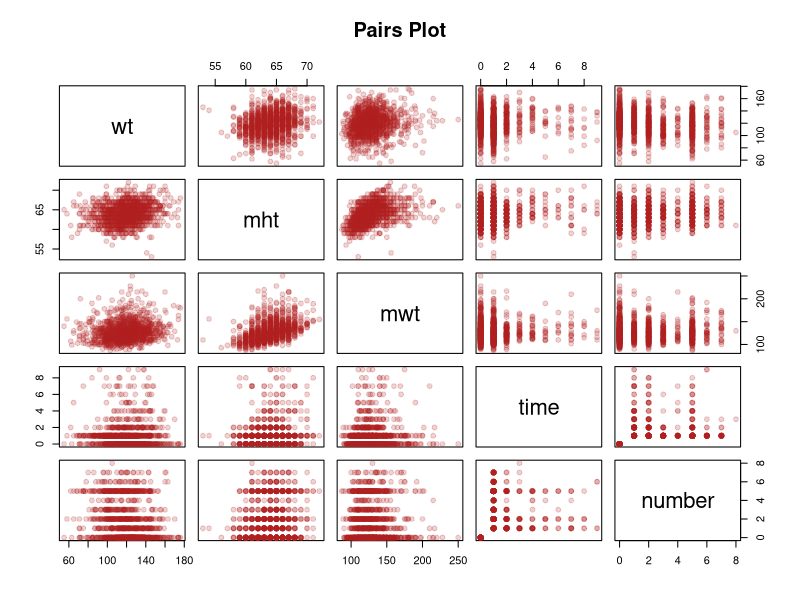
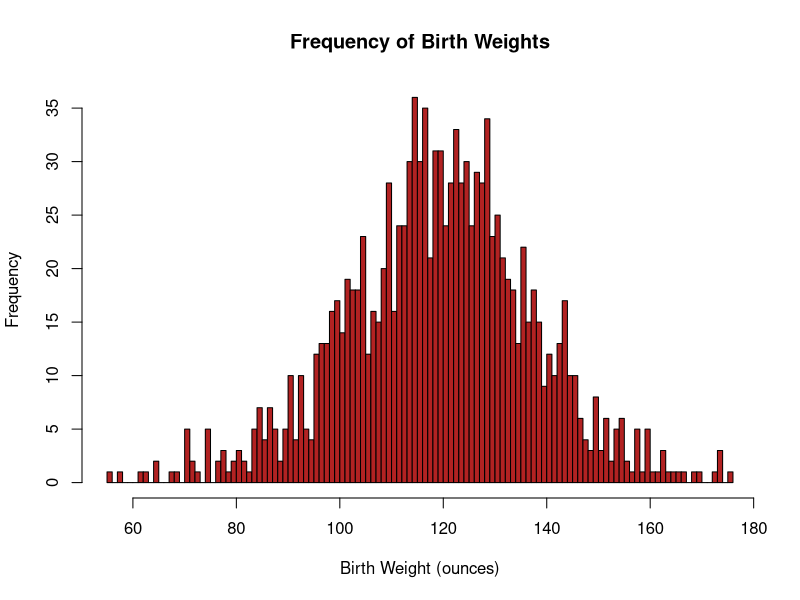
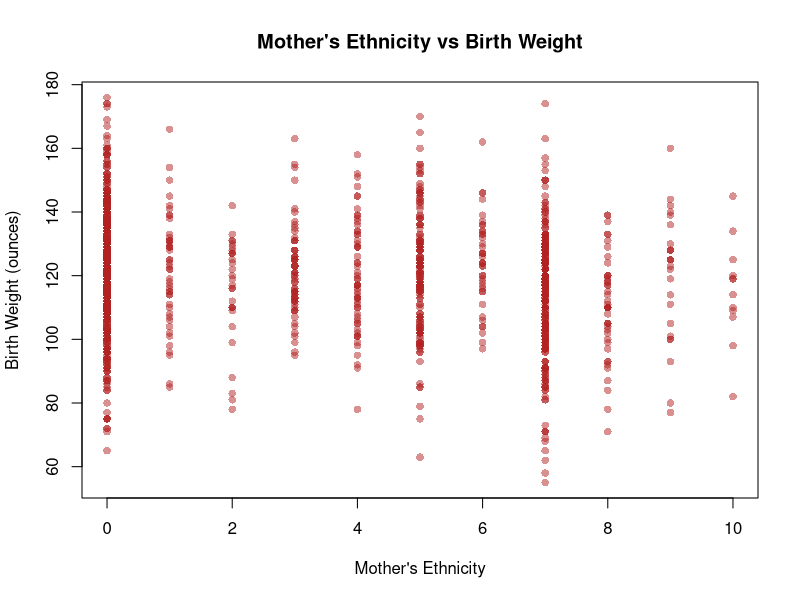
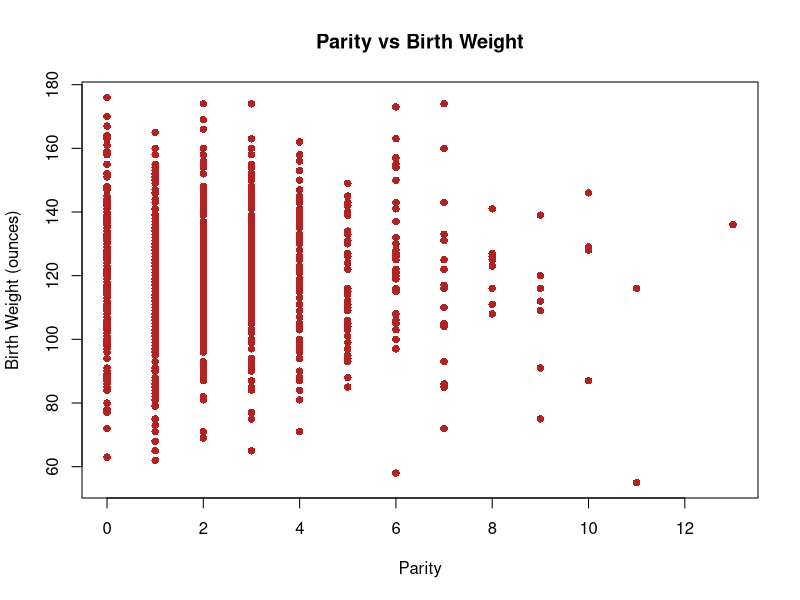
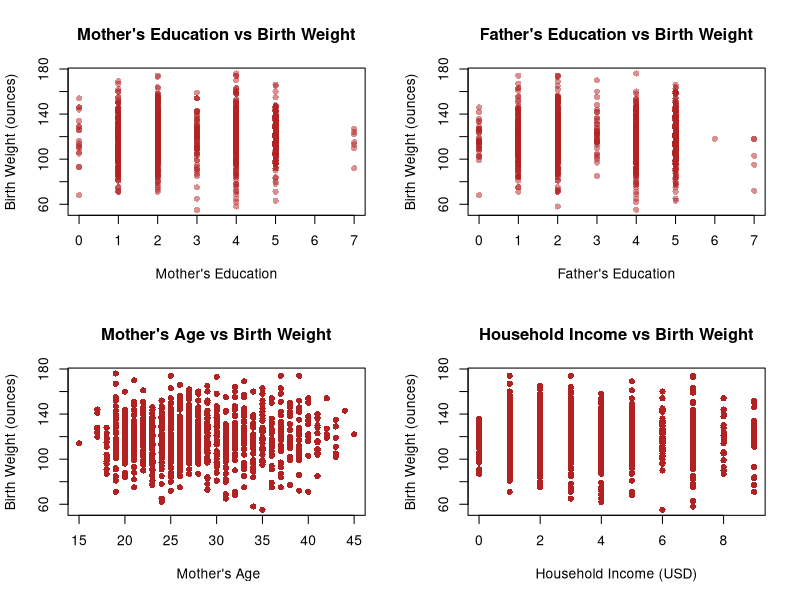
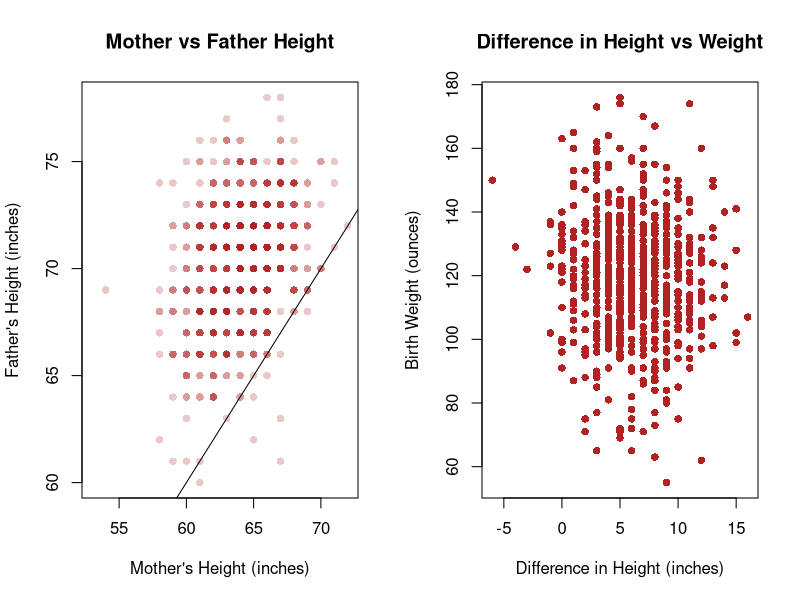
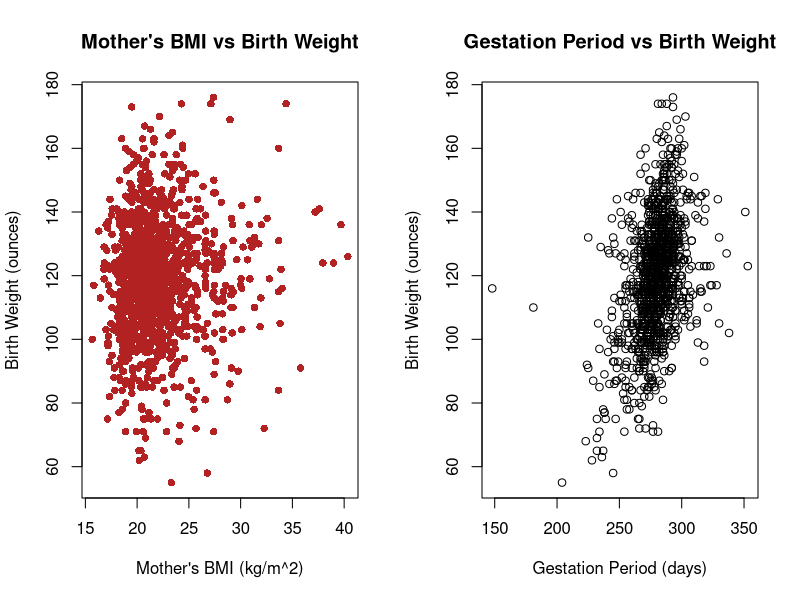
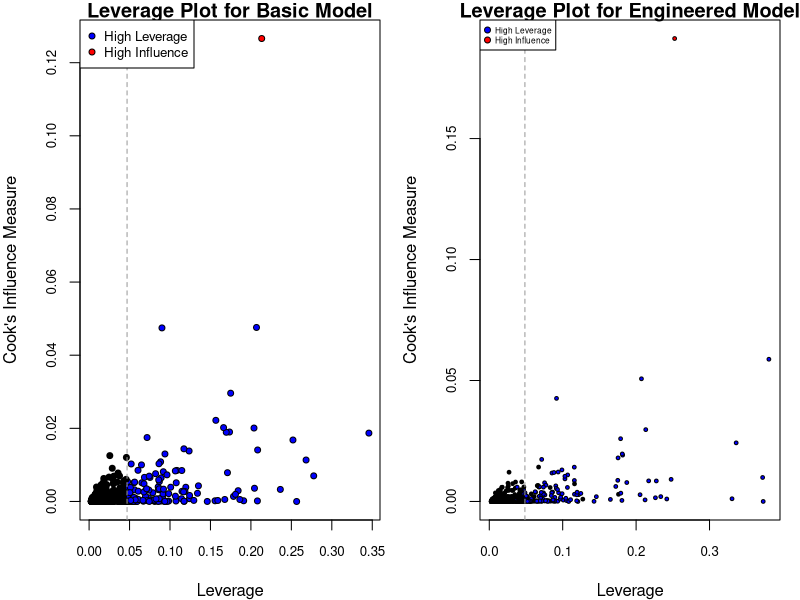

The R script that drew these images, in order:
## ---- chunk 1
# Knitr Configuration
knitr::opts_chunk$set(
  cache = TRUE,
  include = TRUE,
  echo = FALSE,
  results = "markup",
  fig.show = "asis",
  fig.height = 3.5,
  fig.align = "center"
)
## ---- chunk 2
# Define all the functions and constants used later

# Category names for Ethnicity variates
ethLabels <- c(
  "Caucasian",
  "Mexican",
  "African-American",
  "Asian",
  "Mixed",
  "Other"
)

# Category names for Education variates
edLabels <- c(
  "Elementary School",
  "Middle School",
  "High School",
  "High School + Trade School",
  "High School + Some College",
  "College Graduate",
  "Trade School",
  "High School Unclear"
)

# Number of imputed datasets
k <- 5

# Unit conversion factors
poundsToKg <- 0.453592
inchesToM <- 0.0254

# The boundaries for BMI categories
# See this page for the source:
# https://www.mayoclinic.org/healthy-lifestyle/pregnancy-week-by-week/in-depth/pregnancy-weight-gain/art-20044360?pg=1
underweightNormalBoundary <- 18.5
normalOverweightBoundary <- 25
overweightObeseBoundary <- 30

# Use test 10% for test set in cross validation
testSetRatio = 0.1
## ---- chunk 3
isUnderweight <- function (bmi) bmi < underweightNormalBoundary
isNormal <- function (bmi) bmi < normalOverweightBoundary &
                           bmi >= underweightNormalBoundary
isOverweight <- function (bmi) bmi < overweightObeseBoundary &
                               bmi >= normalOverweightBoundary
isObese <- function (bmi) bmi >= overweightObeseBoundary

bmi <- function (wtLbs, htIn) (wtLbs * poundsToKg) / (htIn * inchesToM)^2
## ---- chunk 4
# Roughly translate the "number" category to a floating point number of the actual number of cigarettes smoked
numCigs <- function (number) (number <= 4) * (5 * number - 2.5) +
                             (number > 4) * (10 * number - 25.5)
## ---- chunk 5
# Re-encoding and labelling variates as factors
decodeBirthVariates <- function (birthsDataset) {
  newDataset = data.frame(birthsDataset)

  newDataset$meth <- cut(
    birthsDataset$meth,
    breaks = c(0, 5:10), 
    labels = ethLabels,
    right = TRUE,
    include.lowest= TRUE
  )

  newDataset$med <- cut(
    birthsDataset$med,
    breaks = 0:8, 
    labels = edLabels,
    right = FALSE
  )

  newDataset$feth <- cut(
    birthsDataset$feth,
    breaks = c(0, 5:10),
    labels = ethLabels,
    right = TRUE,
    include.lowest= TRUE
  )

  newDataset$fed <- cut(
    birthsDataset$fed,
    breaks = 0:8, 
    labels = edLabels,
    right = FALSE
  )

  newDataset$smoke <- cut(
    birthsDataset$smoke,
    breaks = 0:4, 
    labels = c(
      "Never",
      "Smokes Now",
      "Until Pregnancy",
      "Doesn't Smoke Anymore"
    ),
    right = FALSE
  )

  newDataset$marital <- cut(
    birthsDataset$marital,
    breaks = 0:5,
    labels = c(
      "Married",
      "Legally Separated",
      "Divorced",
      "Widowed",
      "Never Married"
    )
  )

  newDataset$number <- numCigs(birthsDataset$number)

  newDataset$time <- cut(
    birthsDataset$time,
    breaks = 0:10,
    labels = c(
      "Never Smoked",
      "Still Smokes",
      "During Pregnancy",
      "Less Than A Year",
      "1-2 Years",
      "2-3 Years",
      "3-4 Years",
      "5-9 Years",
      "More Than 10 Years",
      "Quit But Don't Know When"
    ),
    right = FALSE
  )

  newDataset$income <- cut(
    birthsDataset$income,
    breaks = c(0, 1, 2, 10),
    labels = c(
      "Under 2500",
      "2500-4999",
      "5000-Over 25000"
    ),
    right = FALSE
  )

  newDataset
}
## ---- chunk 6
smokingImpact <- function (time, number) {
  cigaretteEffectRatio = 6
  # Take the average of the bounds of the range of cigarettes smoked by a given category
  # as the approximate exact number of cigarettes smoked per day
  # https://www.med.uottawa.ca/sim/data/Smoking_and_Health_e.htm shows that it took a
  # six-fold increase in the number of cigarettes smoked a day to double the impact
  # on the likelihood of developing lung cancer. We approximate the effect of smoking
  # on birth with this ratio too.
  activeSmokingImpact = (number != 0) * 2^(numCigs(number) / cigaretteEffectRatio)
  
  impactTimeDecay = 2
  
  # Approximate a scalar number of years since quiting based on the categorical variable
  yearsQuit = (time >= 3) * (-2.5 + time) + (time >= 7) * (-18.5 + 3 * time)
  # Time = 1 or 2 are special cases with 0 decay
  yearsQuit = yearsQuit * (time >= 3)
  
  decayedSmokingImpact = activeSmokingImpact * exp(-yearsQuit / impactTimeDecay)
  
  decayedSmokingImpact
}
## ---- chunk 7
craftFeatures <- function (imputedBirthsDataset) {
  newDataset = decodeBirthVariates(imputedBirthsDataset)

  newDataset$sameEth <- factor(
    imputedBirthsDataset$meth == imputedBirthsDataset$feth,
    labels = c("Different", "Same")
  )
  # What about "Other" though?
  
  newDataset$htDiff <- newDataset$fht - newDataset$mht
    
  newDataset$lateMom <- factor(
    newDataset$parity == 0 & newDataset$mage >= 35,
    labels = c("Not late", "Late")
  )

  newDataset$mBMI <- bmi(newDataset$mwt, newDataset$mht)
  
  newDataset$mBMICategory <- factor(
    1 * isNormal(newDataset$mBMI)
      + 2 * isOverweight(newDataset$mBMI)
      + 3 * isObese(newDataset$mBMI),
    labels = c("Underweight", "Normal", "Overweight", "Obese")
  )
  
  newDataset$smokingImpact <- smokingImpact(
    imputedBirthsDataset$time,
    imputedBirthsDataset$number
  )
  
  newDataset
}
## ---- chunk 8
meanAIC <- function (model, datasets) mean(sapply(
  datasets,
  function (dataset) AIC(update(model, data = dataset))
))
## ---- chunk 9
selectModel <- function (
  datasets,
  predictedVar,
  excludedVars = c(),
  specialTerms = c()
) {
  selectedModelMeanAIC = .Machine$integer.max
  selectedModel = NULL
  
  for (dataset in datasets) {
    #adjustedBirthsDataset <- birthsDataset[, !colnames(birthsDataset) %in% excludedVars]
    M0 = lm(wt ~ 1, data = dataset)
    Mmax = lm(
      formula(paste(
        predictedVar,
        "~",
        "(.",
        Reduce(function (l, r) paste(l, r), Map(function (term) paste("-", term), excludedVars), ""),
        ")^2",
        Reduce(function (l, r) paste(l, r), Map(function (term) paste("+", term), specialTerms), "")
      )),
      data = dataset
    )
  
    candidateModel = step(
      lm(wt ~ 1, data = dataset),
      scope = list(lower = M0, upper = Mmax),
      direction = "both",
      trace = 0
    )
  
    candidateModelMeanAIC = mean(sapply(
      datasets,
      function (dataset) AIC(update(candidateModel, data = dataset))
    ))
  
    if (candidateModelMeanAIC < selectedModelMeanAIC) {
      selectedModel = update(candidateModel, data = dataset)
      selectedModelMeanAIC = candidateModelMeanAIC
    }
  }
  
  selectedModel
}
## ---- chunk 10
crossValidate <- function (model1, model2, datasets) {
  # "Usually about a thousand is fine" - M. Lysy, Nov. 27, 2018
  m = 1000

  model1rPMSE <- vector(mode = "numeric", length = m)
  model2rPMSE <- vector(mode = "numeric", length = m)

  for (i in 1:m) {
    chosenSet = datasets[[1 + i %% k]]
    Ntotal = nrow(chosenSet)
    Ntest = floor(Ntotal * testSetRatio)
    outOfSampleIndices = sample(Ntotal, Ntest)
    trainSet = chosenSet[-outOfSampleIndices, ]
    testSet = chosenSet[outOfSampleIndices, ]
    
    model1 = update(model1, data = trainSet)
    model2 = update(model2, data = trainSet)
    outOfSamplePredictions1 = predict(model1, newdata = testSet)
    outOfSamplePredictions2 = predict(model2, newdata = testSet)
    predictionErrors1 = (testSet$wt - outOfSamplePredictions1) ^ 2
    predictionErrors2 = (testSet$wt - outOfSamplePredictions2) ^ 2
    model1rPMSE[i] <- sqrt(sum(predictionErrors1) / Ntest)
    model2rPMSE[i] <- sqrt(sum(predictionErrors2) / Ntest)
  }
  
  list(
    rPMSEs = data.frame(model1 = model1rPMSE, model2 = model2rPMSE),
    residuals = data.frame(
      actual = testSet$wt,
      model1Predictions = outOfSamplePredictions1,
      model2Predictions = outOfSamplePredictions2,
      model1 = outOfSamplePredictions1 - testSet$wt,
      model2 = outOfSamplePredictions2 - testSet$wt
    )
  )
}
## ---- chunk 11
# Import
births <- read.csv("chds_births.csv")
## ---- chunk 12
mendedBirths <- data.frame(births)
mendedBirths[mendedBirths$marital == 0, "marital"] <- NA
## ---- chunk 13
library(mice)
options(warn=-1)

multiplyImputedBirths <- mice(
  mendedBirths,
  m = k,
  method = "pmm",
  seed = 500,
  printFlag = FALSE
)

imputedBirths <- lapply(1:k, function(i) complete(multiplyImputedBirths, i))
## ---- chunk 14
decodedImputedBirths <- lapply(imputedBirths, decodeBirthVariates)
## ---- chunk 15
engineeredFeatureBirths <- lapply(imputedBirths, craftFeatures)
## ---- chunk 16
pairs(
  births[c("wt", "mht", "mwt","time", "number")],
  col = adjustcolor("firebrick", 0.2),
  pch = 19,
  main = "Pairs Plot"
)
## ---- chunk 17
hist(
  births$wt,
  breaks = 100,
  col = "firebrick",
  main = "Frequency of Birth Weights",
  xlab = "Birth Weight (ounces)",
  mar = c(1, 4, 1, 2) +0.1
) 
## ---- chunk 18
plot(
  births$meth,
  births$wt,
  col = adjustcolor("firebrick", 0.5),
  pch = 16,
  main = "Mother's Ethnicity vs Birth Weight",
  xlab = "Mother's Ethnicity",
  ylab = "Birth Weight (ounces)",
  mar = c(1, 4, 1, 2) +0.1
)
## ---- chunk 19
plot(
  births$parity,
  births$wt,
  pch = 16,
  col = "firebrick",
  main = "Parity vs Birth Weight",
  xlab = "Parity",
  ylab = "Birth Weight (ounces)"
)
## ---- chunk 20
par(mfrow = c(2,2))
plot(
  births$med,
  births$wt,
  col = adjustcolor("firebrick", 0.5),
  pch = 16,
  main = "Mother's Education vs Birth Weight",
  xlab = "Mother's Education",
  ylab = "Birth Weight (ounces)"
)
plot(
  births$fed,
  births$wt,
  col = adjustcolor("firebrick", 0.5),
  pch = 16,
  main = "Father's Education vs Birth Weight",
  xlab = "Father's Education",
  ylab = "Birth Weight (ounces)"
)
plot(
  births$mage,
  births$wt,
  pch = 16,
  col = "firebrick",
  main = "Mother's Age vs Birth Weight",
  xlab = " Mother's Age",
  ylab = "Birth Weight (ounces)"
) 
plot(
  births$income,
  births$wt,
  pch = 16,
  col = "firebrick",
  main = "Household Income vs Birth Weight",
  xlab = "Household Income (USD)",
  ylab = "Birth Weight (ounces)"
)
## ---- chunk 21
par(mfrow = c(1,2))
plot(
  births$mht,
  births$fht,
  col = adjustcolor("firebrick", 0.25),
  pch = 16,
  main = "Mother vs Father Height",
  xlab = "Mother's Height (inches)",
  ylab = "Father's Height (inches)"
)
abline(coef = c(0, 1))
plot(
  births$fht - births$mht,
  births$wt,
  pch = 16,
  col = "firebrick",
  main = "Difference in Height vs Weight",
  xlab = "Difference in Height (inches)",
  ylab = "Birth Weight (ounces)"
)
## ---- chunk 22
plot(
  bmi(births$mwt, births$mht),
  births$wt,
  pch = 16,
  col = "firebrick",
  main = "Mother's BMI vs Birth Weight",
  xlab = "Mother's BMI (kg/m^2)",
  ylab = "Birth Weight (ounces)"
)
## ---- chunk 23
plot(
  births$gestation,
  births$wt,
  main = "Gestation Period vs Birth Weight",
  xlab = "Gestation Period (days)",
  ylab = "Birth Weight (ounces)"
)
## ---- chunk 24
paste("Number of Occurrences per Marital Status category")
summary(factor(births$marital))
## ---- chunk 25
N <- nrow(mendedBirths)

round(sapply(colnames(mendedBirths), function (colname) sum(is.na(mendedBirths[colname])) / N), 2)
nrow(na.omit(mendedBirths[, !(colnames(mendedBirths) %in% c("fht", "fwt", "income"))])) / N
## ---- chunk 26
basicBirthWeightModel <- selectModel(
  decodedImputedBirths,
  "wt",
  excludedVars = c("gestation", "smoke")
)
basicBirthWeightModelMeanAIC <- meanAIC(basicBirthWeightModel, decodedImputedBirths)
## ---- chunk 27
engineeredBirthWeightModel <- selectModel(
  engineeredFeatureBirths,
  "wt",
  c("gestation", "smoke", "time", "fht", "mBMICategory"),
  c("time")#, smokingImpact:smokingQuitCategory")
  #c("smokingImpact", "mBMI", "htDiff", "sameEth",  "lateMom")
)
engineeredBirthWeightModelMeanAIC <- meanAIC(
  engineeredBirthWeightModel,
  engineeredFeatureBirths
)
## ---- chunk 28

#cook's distance vs. leverage for Basic Model
D <- cooks.distance(basicBirthWeightModel) 
#flag some of the points
infl.ind <- which.max(D) # top influence point
h <- hatvalues(basicBirthWeightModel)
p <- length(coef(basicBirthWeightModel))
n <- nobs(basicBirthWeightModel)
hbar <- p/n
lev.ind <- h > 2*hbar 
# leverage more than 2x the average
clrs <- rep("black", len = n)

clrs[lev.ind] <- "blue"
clrs[infl.ind] <- "red"
par(mfrow = c(1,1), mar = c(4,4,1,1))
cex <- .8


#cook's distance vs. leverage for Engineered Model
D2 <- cooks.distance(engineeredBirthWeightModel) 
#flag some of the points
infl.ind2 <- which.max(D2) # top influence point
h2 <- hatvalues(engineeredBirthWeightModel)
p2 <- length(coef(engineeredBirthWeightModel))
n2 <- nobs(engineeredBirthWeightModel)
hbar2 <- p2/n2
lev.ind2 <- h2 > 2*hbar2 
# leverage more than 2x the average
clrs2 <- rep("black", len = n)

clrs2[lev.ind2] <- "blue"
clrs2[infl.ind2] <- "red"
par(mfrow = c(1,1), mar = c(4,4,1,1))
cex <- .8

par(mfrow = c(1,2))
plot(h, D, xlab = "Leverage", ylab = "Cook's Influence Measure", main = "Leverage Plot for Basic Model", pch = 21, bg = clrs, cex = cex, cex.axis = cex)
abline(v = 2*hbar, col = "grey60", lty = 2) # 2x average leverage
legend("topleft", legend = c("High Leverage", "High Influence"), pch = 21,pt.bg = c("blue", "red"), cex = cex, pt.cex = cex)

plot(h2, D2, xlab = "Leverage", ylab = "Cook's Influence Measure", main = "Leverage Plot for Engineered Model", pch = 21, bg = clrs, cex = 0.5, cex.axis = cex)
abline(v = 2*hbar2, col = "grey60", lty = 2) # 2x average leverage
legend("topleft", legend = c("High Leverage", "High Influence"), pch = 21,pt.bg = c("blue", "red"), cex = 0.5, pt.cex = cex)

## ---- chunk 29
press1 <- resid(basicBirthWeightModel)/(1-hatvalues(basicBirthWeightModel)) 
press2 <-  resid(engineeredBirthWeightModel)/(1-hatvalues(engineeredBirthWeightModel))
AIC1 <- c("Basic", "Engineered")

#display results
disp <- rbind(AIC = c(engineeredBirthWeightModelMeanAIC, basicBirthWeightModelMeanAIC),PRESS = c(sum(press1^2), sum(press2^2)))
colnames(disp) <- c("Basic", "Engineered")
disp
## ---- chunk 30
cvResults <- crossValidate(
  basicBirthWeightModel,
  engineeredBirthWeightModel,
  engineeredFeatureBirths
)

rPMSEs <- cvResults$rPMSEs
paste(mean(rPMSEs$model1), sd(rPMSEs$model1))
paste(mean(rPMSEs$model2), sd(rPMSEs$model2))
boxplot(list(model1rPMSE = rPMSEs$model1, model2rPMSE = rPMSEs$model2))

par(mfrow=c(1,2))
plot(cvResults$residuals$model1Predictions, cvResults$residuals$model1,  main = "Predicted Values vs Basic Model Res", xlab = "Predicted Values", ylab = "Basic Model Residuals", cex.main= 0.8)
plot(cvResults$residuals$model2Predictions, cvResults$residuals$model2, main = "Predicted Values vs Engineered Model Res", xlab = "Predicted Values", ylab = "Engineered Model Residuals", cex.main=0.8)
## ---- chunk 31

par(mfrow = c(1,2))
qqnorm(cvResults$residuals$model1, main = "Normal Q-Q Plot for Basic")
abline(a = 0, b = 20, lty = 2, col = "blue")

qqnorm(cvResults$residuals$model2, main = "Normal Q-Q Plot for Engineered", cex.main = 0.85)
abline(a = 0, b = 20, lty = 2, col = "blue")
## ---- chunk 32
# Reconfigure Knitr for Appendix
knitr::opts_chunk$set(include = TRUE, echo = TRUE, eval = FALSE)
## ---- chunk 33

## ---- chunk 34

## ---- chunk 35

## ---- chunk 36

## ---- chunk 37

## ---- chunk 38

## ---- chunk 39

## ---- chunk 40

## ---- chunk 41

## ---- chunk 42

## ---- chunk 43

## ---- chunk 44

## ---- chunk 45

## ---- chunk 46

## ---- chunk 47

## ---- chunk 48

## ---- chunk 49

## ---- chunk 50

## ---- chunk 51

## ---- chunk 52

## ---- chunk 53

## ---- chunk 54

## ---- chunk 55

## ---- chunk 56
round(
  sapply(
    0:13,
    function (parity) c(
      mean(births[births$parity == parity, "wt"]),
      sd(births[births$parity == parity, "wt"])
    )
  ),
  2
)
## ---- chunk 57
qqplot(
  cvResults$residuals$model1Predictions,
  cvResults$residuals$actual,
  main = "Q-Q Plot",
  xlab = "Predicted Values",
  ylab = "Actual Values"
)
abline(a = 0, b = 1, lty = 2, col = "red")

qqplot(
  cvResults$residuals$model2Predictions,
  cvResults$residuals$actual,
  main = "Q-Q Plot",
  xlab = "Predicted Values",
  ylab = "Actual Values"
)
abline(a = 0, b = 1, lty = 2, col = "red")
## ---- chunk 58

## ---- chunk 59

## ---- chunk 60

## ---- chunk 61

## ---- chunk 62

## ---- chunk 63

## ---- chunk 64
